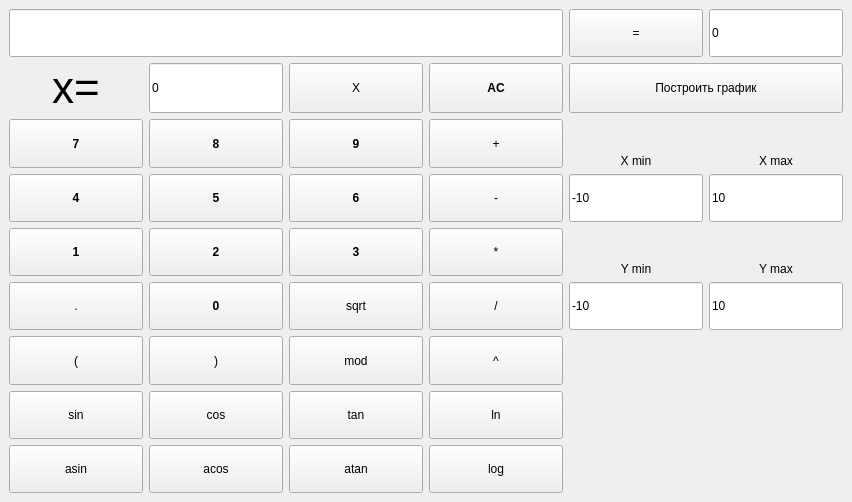
<?xml version="1.0" encoding="UTF-8"?>
<ui version="4.0">
 <class>MainWindow</class>
 <widget class="QMainWindow" name="MainWindow">
  <property name="geometry">
   <rect>
    <x>0</x>
    <y>0</y>
    <width>852</width>
    <height>502</height>
   </rect>
  </property>
  <property name="windowTitle">
   <string>MainWindow</string>
  </property>
  <widget class="QWidget" name="centralwidget">
   <layout class="QGridLayout" name="gridLayout">
    <item row="3" column="5">
     <widget class="QLineEdit" name="xmax_line">
      <property name="sizePolicy">
       <sizepolicy hsizetype="Expanding" vsizetype="Expanding">
        <horstretch>0</horstretch>
        <verstretch>0</verstretch>
       </sizepolicy>
      </property>
      <property name="text">
       <string>10</string>
      </property>
     </widget>
    </item>
    <item row="6" column="1">
     <widget class="QPushButton" name="button_right_bracket">
      <property name="sizePolicy">
       <sizepolicy hsizetype="Expanding" vsizetype="Expanding">
        <horstretch>0</horstretch>
        <verstretch>0</verstretch>
       </sizepolicy>
      </property>
      <property name="text">
       <string>)</string>
      </property>
     </widget>
    </item>
    <item row="0" column="5">
     <widget class="QLineEdit" name="answerLine">
      <property name="sizePolicy">
       <sizepolicy hsizetype="Expanding" vsizetype="Expanding">
        <horstretch>0</horstretch>
        <verstretch>0</verstretch>
       </sizepolicy>
      </property>
      <property name="maximumSize">
       <size>
        <width>150</width>
        <height>16777215</height>
       </size>
      </property>
      <property name="text">
       <string>0</string>
      </property>
      <property name="readOnly">
       <bool>true</bool>
      </property>
     </widget>
    </item>
    <item row="5" column="1">
     <widget class="QPushButton" name="button_0">
      <property name="sizePolicy">
       <sizepolicy hsizetype="Expanding" vsizetype="Expanding">
        <horstretch>0</horstretch>
        <verstretch>0</verstretch>
       </sizepolicy>
      </property>
      <property name="font">
       <font>
        <italic>false</italic>
        <bold>true</bold>
       </font>
      </property>
      <property name="text">
       <string>0</string>
      </property>
     </widget>
    </item>
    <item row="5" column="5">
     <widget class="QLineEdit" name="ymax_line">
      <property name="sizePolicy">
       <sizepolicy hsizetype="Expanding" vsizetype="Expanding">
        <horstretch>0</horstretch>
        <verstretch>0</verstretch>
       </sizepolicy>
      </property>
      <property name="text">
       <string>10</string>
      </property>
     </widget>
    </item>
    <item row="2" column="4">
     <widget class="QLabel" name="label_xmin">
      <property name="cursor">
       <cursorShape>ArrowCursor</cursorShape>
      </property>
      <property name="text">
       <string>X min</string>
      </property>
      <property name="alignment">
       <set>Qt::AlignBottom|Qt::AlignHCenter</set>
      </property>
     </widget>
    </item>
    <item row="8" column="0">
     <widget class="QPushButton" name="button_asin">
      <property name="sizePolicy">
       <sizepolicy hsizetype="Expanding" vsizetype="Expanding">
        <horstretch>0</horstretch>
        <verstretch>0</verstretch>
       </sizepolicy>
      </property>
      <property name="text">
       <string>asin</string>
      </property>
     </widget>
    </item>
    <item row="1" column="1">
     <widget class="QLineEdit" name="x_line">
      <property name="sizePolicy">
       <sizepolicy hsizetype="MinimumExpanding" vsizetype="MinimumExpanding">
        <horstretch>0</horstretch>
        <verstretch>0</verstretch>
       </sizepolicy>
      </property>
      <property name="text">
       <string>0</string>
      </property>
      <property name="frame">
       <bool>true</bool>
      </property>
     </widget>
    </item>
    <item row="0" column="4">
     <widget class="QPushButton" name="button_ravno">
      <property name="sizePolicy">
       <sizepolicy hsizetype="Minimum" vsizetype="Expanding">
        <horstretch>0</horstretch>
        <verstretch>0</verstretch>
       </sizepolicy>
      </property>
      <property name="text">
       <string>=</string>
      </property>
     </widget>
    </item>
    <item row="2" column="3">
     <widget class="QPushButton" name="button_plus">
      <property name="sizePolicy">
       <sizepolicy hsizetype="Expanding" vsizetype="Expanding">
        <horstretch>0</horstretch>
        <verstretch>0</verstretch>
       </sizepolicy>
      </property>
      <property name="text">
       <string>+</string>
      </property>
     </widget>
    </item>
    <item row="4" column="5">
     <widget class="QLabel" name="label_ymax">
      <property name="cursor">
       <cursorShape>ArrowCursor</cursorShape>
      </property>
      <property name="text">
       <string>Y max</string>
      </property>
      <property name="alignment">
       <set>Qt::AlignBottom|Qt::AlignHCenter</set>
      </property>
     </widget>
    </item>
    <item row="4" column="0">
     <widget class="QPushButton" name="button_1">
      <property name="sizePolicy">
       <sizepolicy hsizetype="Expanding" vsizetype="Expanding">
        <horstretch>0</horstretch>
        <verstretch>0</verstretch>
       </sizepolicy>
      </property>
      <property name="font">
       <font>
        <italic>false</italic>
        <bold>true</bold>
       </font>
      </property>
      <property name="text">
       <string>1</string>
      </property>
     </widget>
    </item>
    <item row="8" column="2">
     <widget class="QPushButton" name="button_atan">
      <property name="sizePolicy">
       <sizepolicy hsizetype="Expanding" vsizetype="Expanding">
        <horstretch>0</horstretch>
        <verstretch>0</verstretch>
       </sizepolicy>
      </property>
      <property name="text">
       <string>atan</string>
      </property>
     </widget>
    </item>
    <item row="7" column="0">
     <widget class="QPushButton" name="button_sin">
      <property name="sizePolicy">
       <sizepolicy hsizetype="Expanding" vsizetype="Expanding">
        <horstretch>0</horstretch>
        <verstretch>0</verstretch>
       </sizepolicy>
      </property>
      <property name="text">
       <string>sin</string>
      </property>
     </widget>
    </item>
    <item row="4" column="4">
     <widget class="QLabel" name="label_ymin">
      <property name="cursor">
       <cursorShape>ArrowCursor</cursorShape>
      </property>
      <property name="text">
       <string>Y min</string>
      </property>
      <property name="alignment">
       <set>Qt::AlignBottom|Qt::AlignHCenter</set>
      </property>
     </widget>
    </item>
    <item row="4" column="1">
     <widget class="QPushButton" name="button_2">
      <property name="sizePolicy">
       <sizepolicy hsizetype="Expanding" vsizetype="Expanding">
        <horstretch>0</horstretch>
        <verstretch>0</verstretch>
       </sizepolicy>
      </property>
      <property name="font">
       <font>
        <italic>false</italic>
        <bold>true</bold>
       </font>
      </property>
      <property name="text">
       <string>2</string>
      </property>
     </widget>
    </item>
    <item row="1" column="3">
     <widget class="QPushButton" name="button_AC">
      <property name="sizePolicy">
       <sizepolicy hsizetype="Expanding" vsizetype="Expanding">
        <horstretch>0</horstretch>
        <verstretch>0</verstretch>
       </sizepolicy>
      </property>
      <property name="font">
       <font>
        <bold>true</bold>
       </font>
      </property>
      <property name="text">
       <string>AC</string>
      </property>
     </widget>
    </item>
    <item row="7" column="1">
     <widget class="QPushButton" name="button_cos">
      <property name="sizePolicy">
       <sizepolicy hsizetype="Expanding" vsizetype="Expanding">
        <horstretch>0</horstretch>
        <verstretch>0</verstretch>
       </sizepolicy>
      </property>
      <property name="text">
       <string>cos</string>
      </property>
     </widget>
    </item>
    <item row="1" column="0">
     <widget class="QLabel" name="label">
      <property name="font">
       <font>
        <pointsize>33</pointsize>
       </font>
      </property>
      <property name="text">
       <string>x=</string>
      </property>
      <property name="alignment">
       <set>Qt::AlignCenter</set>
      </property>
     </widget>
    </item>
    <item row="5" column="3">
     <widget class="QPushButton" name="button_divide">
      <property name="sizePolicy">
       <sizepolicy hsizetype="Expanding" vsizetype="Expanding">
        <horstretch>0</horstretch>
        <verstretch>0</verstretch>
       </sizepolicy>
      </property>
      <property name="text">
       <string>/</string>
      </property>
     </widget>
    </item>
    <item row="3" column="1">
     <widget class="QPushButton" name="button_5">
      <property name="sizePolicy">
       <sizepolicy hsizetype="Expanding" vsizetype="Expanding">
        <horstretch>0</horstretch>
        <verstretch>0</verstretch>
       </sizepolicy>
      </property>
      <property name="font">
       <font>
        <italic>false</italic>
        <bold>true</bold>
       </font>
      </property>
      <property name="text">
       <string>5</string>
      </property>
     </widget>
    </item>
    <item row="3" column="3">
     <widget class="QPushButton" name="button_minus">
      <property name="sizePolicy">
       <sizepolicy hsizetype="Expanding" vsizetype="Expanding">
        <horstretch>0</horstretch>
        <verstretch>0</verstretch>
       </sizepolicy>
      </property>
      <property name="text">
       <string>-</string>
      </property>
     </widget>
    </item>
    <item row="6" column="3">
     <widget class="QPushButton" name="button_power">
      <property name="sizePolicy">
       <sizepolicy hsizetype="Expanding" vsizetype="Expanding">
        <horstretch>0</horstretch>
        <verstretch>0</verstretch>
       </sizepolicy>
      </property>
      <property name="text">
       <string>^</string>
      </property>
     </widget>
    </item>
    <item row="8" column="1">
     <widget class="QPushButton" name="button_acos">
      <property name="sizePolicy">
       <sizepolicy hsizetype="Expanding" vsizetype="Expanding">
        <horstretch>0</horstretch>
        <verstretch>0</verstretch>
       </sizepolicy>
      </property>
      <property name="text">
       <string>acos</string>
      </property>
     </widget>
    </item>
    <item row="0" column="0" colspan="4">
     <widget class="QLineEdit" name="expression_line">
      <property name="sizePolicy">
       <sizepolicy hsizetype="Expanding" vsizetype="Expanding">
        <horstretch>0</horstretch>
        <verstretch>0</verstretch>
       </sizepolicy>
      </property>
      <property name="frame">
       <bool>true</bool>
      </property>
     </widget>
    </item>
    <item row="6" column="0">
     <widget class="QPushButton" name="button_left_bracket">
      <property name="sizePolicy">
       <sizepolicy hsizetype="Expanding" vsizetype="Expanding">
        <horstretch>0</horstretch>
        <verstretch>0</verstretch>
       </sizepolicy>
      </property>
      <property name="text">
       <string>(</string>
      </property>
     </widget>
    </item>
    <item row="2" column="0">
     <widget class="QPushButton" name="button_7">
      <property name="sizePolicy">
       <sizepolicy hsizetype="Expanding" vsizetype="Expanding">
        <horstretch>0</horstretch>
        <verstretch>0</verstretch>
       </sizepolicy>
      </property>
      <property name="font">
       <font>
        <italic>false</italic>
        <bold>true</bold>
       </font>
      </property>
      <property name="text">
       <string>7</string>
      </property>
     </widget>
    </item>
    <item row="2" column="1">
     <widget class="QPushButton" name="button_8">
      <property name="sizePolicy">
       <sizepolicy hsizetype="Expanding" vsizetype="Expanding">
        <horstretch>0</horstretch>
        <verstretch>0</verstretch>
       </sizepolicy>
      </property>
      <property name="font">
       <font>
        <italic>false</italic>
        <bold>true</bold>
       </font>
      </property>
      <property name="text">
       <string>8</string>
      </property>
     </widget>
    </item>
    <item row="3" column="0">
     <widget class="QPushButton" name="button_4">
      <property name="sizePolicy">
       <sizepolicy hsizetype="Expanding" vsizetype="Expanding">
        <horstretch>0</horstretch>
        <verstretch>0</verstretch>
       </sizepolicy>
      </property>
      <property name="font">
       <font>
        <italic>false</italic>
        <bold>true</bold>
       </font>
      </property>
      <property name="text">
       <string>4</string>
      </property>
     </widget>
    </item>
    <item row="2" column="5">
     <widget class="QLabel" name="label_xmax">
      <property name="cursor">
       <cursorShape>ArrowCursor</cursorShape>
      </property>
      <property name="text">
       <string>X max</string>
      </property>
      <property name="alignment">
       <set>Qt::AlignBottom|Qt::AlignHCenter</set>
      </property>
     </widget>
    </item>
    <item row="3" column="4">
     <widget class="QLineEdit" name="xmin_line">
      <property name="sizePolicy">
       <sizepolicy hsizetype="Expanding" vsizetype="Expanding">
        <horstretch>0</horstretch>
        <verstretch>0</verstretch>
       </sizepolicy>
      </property>
      <property name="text">
       <string>-10</string>
      </property>
     </widget>
    </item>
    <item row="5" column="4">
     <widget class="QLineEdit" name="ymin_line">
      <property name="sizePolicy">
       <sizepolicy hsizetype="Expanding" vsizetype="Expanding">
        <horstretch>0</horstretch>
        <verstretch>0</verstretch>
       </sizepolicy>
      </property>
      <property name="text">
       <string>-10</string>
      </property>
     </widget>
    </item>
    <item row="7" column="2">
     <widget class="QPushButton" name="button_tan">
      <property name="sizePolicy">
       <sizepolicy hsizetype="Expanding" vsizetype="Expanding">
        <horstretch>0</horstretch>
        <verstretch>0</verstretch>
       </sizepolicy>
      </property>
      <property name="text">
       <string>tan</string>
      </property>
     </widget>
    </item>
    <item row="4" column="2">
     <widget class="QPushButton" name="button_3">
      <property name="sizePolicy">
       <sizepolicy hsizetype="Expanding" vsizetype="Expanding">
        <horstretch>0</horstretch>
        <verstretch>0</verstretch>
       </sizepolicy>
      </property>
      <property name="font">
       <font>
        <italic>false</italic>
        <bold>true</bold>
       </font>
      </property>
      <property name="text">
       <string>3</string>
      </property>
     </widget>
    </item>
    <item row="6" column="2">
     <widget class="QPushButton" name="button_mod">
      <property name="sizePolicy">
       <sizepolicy hsizetype="Expanding" vsizetype="Expanding">
        <horstretch>0</horstretch>
        <verstretch>0</verstretch>
       </sizepolicy>
      </property>
      <property name="text">
       <string>mod</string>
      </property>
     </widget>
    </item>
    <item row="5" column="2">
     <widget class="QPushButton" name="button_sqrt">
      <property name="sizePolicy">
       <sizepolicy hsizetype="Expanding" vsizetype="Expanding">
        <horstretch>0</horstretch>
        <verstretch>0</verstretch>
       </sizepolicy>
      </property>
      <property name="text">
       <string>sqrt</string>
      </property>
     </widget>
    </item>
    <item row="2" column="2">
     <widget class="QPushButton" name="button_9">
      <property name="sizePolicy">
       <sizepolicy hsizetype="Expanding" vsizetype="Expanding">
        <horstretch>0</horstretch>
        <verstretch>0</verstretch>
       </sizepolicy>
      </property>
      <property name="font">
       <font>
        <italic>false</italic>
        <bold>true</bold>
       </font>
      </property>
      <property name="text">
       <string>9</string>
      </property>
     </widget>
    </item>
    <item row="5" column="0">
     <widget class="QPushButton" name="button_dot">
      <property name="sizePolicy">
       <sizepolicy hsizetype="Expanding" vsizetype="Expanding">
        <horstretch>0</horstretch>
        <verstretch>0</verstretch>
       </sizepolicy>
      </property>
      <property name="text">
       <string>.</string>
      </property>
     </widget>
    </item>
    <item row="7" column="3">
     <widget class="QPushButton" name="button_ln">
      <property name="sizePolicy">
       <sizepolicy hsizetype="Expanding" vsizetype="Expanding">
        <horstretch>0</horstretch>
        <verstretch>0</verstretch>
       </sizepolicy>
      </property>
      <property name="text">
       <string>ln</string>
      </property>
     </widget>
    </item>
    <item row="4" column="3">
     <widget class="QPushButton" name="button_multiply">
      <property name="sizePolicy">
       <sizepolicy hsizetype="Expanding" vsizetype="Expanding">
        <horstretch>0</horstretch>
        <verstretch>0</verstretch>
       </sizepolicy>
      </property>
      <property name="text">
       <string>*</string>
      </property>
     </widget>
    </item>
    <item row="1" column="2">
     <widget class="QPushButton" name="button_x">
      <property name="sizePolicy">
       <sizepolicy hsizetype="Expanding" vsizetype="Expanding">
        <horstretch>0</horstretch>
        <verstretch>0</verstretch>
       </sizepolicy>
      </property>
      <property name="text">
       <string>X</string>
      </property>
     </widget>
    </item>
    <item row="8" column="3">
     <widget class="QPushButton" name="button_log">
      <property name="sizePolicy">
       <sizepolicy hsizetype="Expanding" vsizetype="Expanding">
        <horstretch>0</horstretch>
        <verstretch>0</verstretch>
       </sizepolicy>
      </property>
      <property name="text">
       <string>log</string>
      </property>
     </widget>
    </item>
    <item row="3" column="2">
     <widget class="QPushButton" name="button_6">
      <property name="sizePolicy">
       <sizepolicy hsizetype="Expanding" vsizetype="Expanding">
        <horstretch>0</horstretch>
        <verstretch>0</verstretch>
       </sizepolicy>
      </property>
      <property name="font">
       <font>
        <italic>false</italic>
        <bold>true</bold>
       </font>
      </property>
      <property name="text">
       <string>6</string>
      </property>
     </widget>
    </item>
    <item row="6" column="4" rowspan="3" colspan="2">
     <widget class="QCustomPlot" name="widget" native="true"/>
    </item>
    <item row="1" column="4" colspan="2">
     <widget class="QPushButton" name="button_graph">
      <property name="sizePolicy">
       <sizepolicy hsizetype="Minimum" vsizetype="Expanding">
        <horstretch>0</horstretch>
        <verstretch>0</verstretch>
       </sizepolicy>
      </property>
      <property name="text">
       <string>Построить график</string>
      </property>
     </widget>
    </item>
   </layout>
  </widget>
  <widget class="QMenuBar" name="menubar">
   <property name="geometry">
    <rect>
     <x>0</x>
     <y>0</y>
     <width>852</width>
     <height>24</height>
    </rect>
   </property>
  </widget>
 </widget>
 <customwidgets>
  <customwidget>
   <class>QCustomPlot</class>
   <extends>QWidget</extends>
   <header>qcustomplot.h</header>
   <container>1</container>
  </customwidget>
 </customwidgets>
 <resources/>
 <connections/>
</ui>
